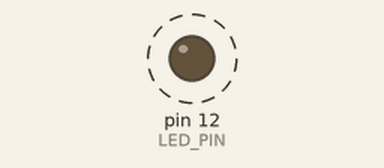
The sketch below on a simulated Arduino Uno, built with avr-gcc and run on an emulated ATmega328P. Parts: output pins drawn as LEDs (lit = HIGH). Dashed ring = blinking.

Above: at 0.3 s.
Timing chart, 0 to 5.1 s (numbered marks = the images above):
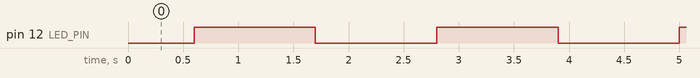

Measured:
- by itself, pin 12 (LED_PIN): alternates HIGH for 1.1 s and LOW for 1.1 s

The sketch:

PWM_LED_0.ino
```cpp
#define LED_PIN 12            // Pino do LED conectado
#define LED_STEP 25           // Passo de incremento/decremento para o duty cycle do LED
#define MAX_BRIGHTNESS 255    // Valor máximo do PWM (8 bits)
#define MIN_BRIGHTNESS 0      // Valor mínimo do PWM (apagado)

// Variáveis globais
int ledBrightness = 0;        // Nível inicial do PWM (duty cycle)
bool increasing = true;       // Direção do ajuste de brilho (subindo ou descendo)

void setup() {
  pinMode(LED_PIN, OUTPUT);   // Configura o pino do LED como saída
}

void loop() {
  analogWrite(LED_PIN, ledBrightness); // Define o nível atual do PWM (duty cycle)
  delay(100);                          // Aguarda 100 ms para criar o efeito de fade

  if (increasing) {
    ledBrightness += LED_STEP;         // Incrementa o nível do LED
    if (ledBrightness >= MAX_BRIGHTNESS) {
      increasing = false;              // Muda direção para diminuir
    }
  } else {
    ledBrightness -= LED_STEP;         // Decrementa o nível do LED
    if (ledBrightness <= MIN_BRIGHTNESS) {
      increasing = true;               // Muda direção para aumentar
    }
  }
}
```
